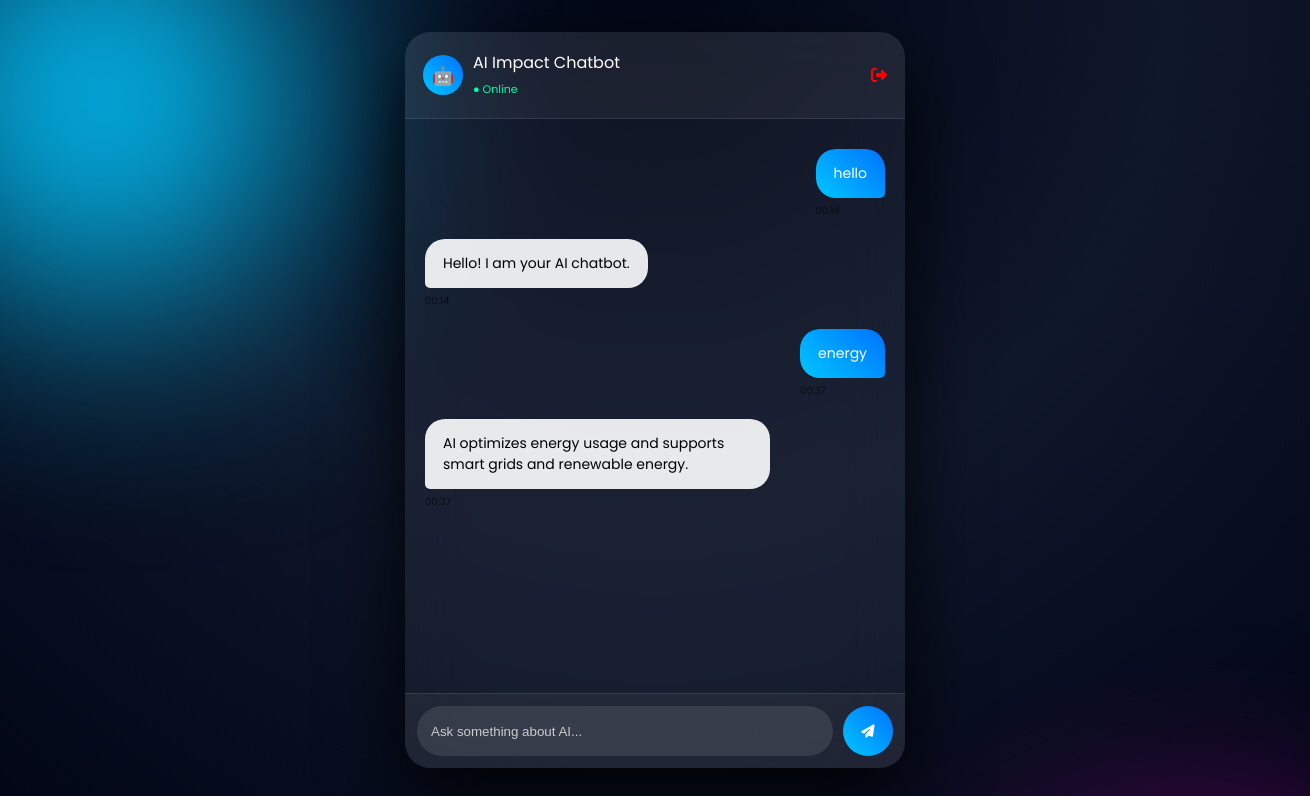
Page /chat (signed in) on the committed database.
### tables this page shows
CREATE TABLE chat_history (
        id INTEGER PRIMARY KEY AUTOINCREMENT,
        username TEXT,
        sender TEXT,
        message TEXT,
        time TEXT
    );

### app.py (the view)
@app.get("/chat", response_class=HTMLResponse)
def chat_page(request: Request):
    user = request.cookies.get("user")
    if not user:
        return RedirectResponse("/login")
    conn = get_db()
    cursor = conn.cursor()
    cursor.execute("SELECT sender, message, time FROM chat_history WHERE username=?", (user,))
    chats = cursor.fetchall()
    conn.close()
    return templates.TemplateResponse("chat.html", {
        "request": request,
        "chat_history": chats
    })

### templates/chat.html (shortened to what this page needs)
<!DOCTYPE html>
<html lang="en">
<head>
    <link rel="stylesheet" href="https://cdnjs.cloudflare.com/ajax/libs/font-awesome/6.5.0/css/all.min.css">
</head>
<body>
<div class="chat-container">
    <div class="header">
        <div class="header-left">
            <div class="avatar">🤖</div>
            <div>
                AI Impact Chatbot <br>
                <span class="status">● Online</span>
            </div>
        </div>
        <a href="/logout" style="color:red;">
            <i class="fa fa-sign-out-alt"></i>
        </a>
    </div>
    <div class="chat-box" id="chatBox">
        {% for sender, message, time in chat_history %}
            <div class="message {{ sender }}">
                <div class="bubble">{{ message }}</div>
                <div class="time">{{ time }}</div>
            </div>
        {% endfor %}
    </div>
    <form method="POST" class="input-area" onsubmit="return showTyping()">
        <input type="text" name="message" id="msgInput" placeholder="Ask something about AI..." required>
        <button type="submit"><i class="fa fa-paper-plane"></i></button>
    </form>
</div>
</body>
</html>

### templates/chat.html (style rules this page uses)
* { box-sizing: border-box; }
body { margin: 0; font-family: 'Poppins', sans-serif; height: 100vh; display: flex; justify-content: center; align-items: center; background: radial-gradient(circle at top, #020617, #0f172a, #020617); overflow: hidden; }
body::before, body::after { content: ""; position: absolute; border-radius: 50%; filter: blur(120px); }
body::before { width: 400px; height: 400px; background: #00c6ff; top: -100px; left: -100px; }
body::after { width: 400px; height: 400px; background: #ff00c8; bottom: -100px; right: -100px; }
.chat-container { width: 100%; max-width: 500px; height: 92vh; display: flex; flex-direction: column; border-radius: 25px; overflow: hidden; background: rgba(255,255,255,0.05); backdrop-filter: blur(30px); box-shadow: 0 30px 80px rgba(0,0,0,0.9); position: relative; z-index: 1; }
.header { padding: 18px; color: white; display: flex; justify-content: space-between; align-items: center; background: rgba(255,255,255,0.05); border-bottom: 1px solid rgba(255,255,255,0.1); }
.header-left { display: flex; align-items: center; gap: 10px; }
.avatar { width: 40px; height: 40px; border-radius: 50%; background: linear-gradient(45deg, #00c6ff, #0072ff); display: flex; justify-content: center; align-items: center; font-size: 18px; }
.status { font-size: 11px; color: #00ffae; }
.header i { cursor: pointer; transition: 0.3s; }
.chat-box { flex: 1; padding: 20px; overflow-y: auto; display: flex; flex-direction: column; }
.message { max-width: 75%; margin: 10px 0; animation: fadeIn 0.4s ease; }
.user { align-self: flex-end; }
.bot { align-self: flex-start; }
.bubble { padding: 14px 18px; border-radius: 20px; font-size: 14px; position: relative; }
.user .bubble { background: linear-gradient(45deg, #00c6ff, #0072ff); color: white; border-bottom-right-radius: 5px; }
.bot .bubble { background: rgba(255,255,255,0.9); color: black; border-bottom-left-radius: 5px; }
.time { font-size: 10px; opacity: 0.6; margin-top: 5px; }
.input-area { display: flex; padding: 12px; background: rgba(255,255,255,0.05); border-top: 1px solid rgba(255,255,255,0.1); }
input { flex: 1; padding: 14px; border-radius: 30px; border: none; outline: none; background: rgba(255,255,255,0.1); color: white; }
input::placeholder { color: #ccc; }
button { margin-left: 10px; width: 50px; height: 50px; border-radius: 50%; border: none; background: linear-gradient(45deg, #00c6ff, #0072ff); color: white; cursor: pointer; transition: 0.3s; }

### rows in the picture
chat_history: message "hello"
chat_history: message "Hello! I am your AI chatbot.", time "00:14"
chat_history: message "energy"
chat_history: message "AI optimizes energy usage and supports smart grids and renewable energy.", time "00:37"
